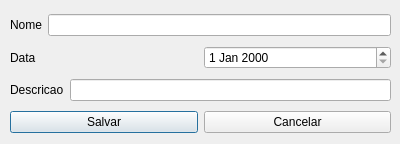
<?xml version="1.0" encoding="UTF-8"?>
<ui version="4.0">
 <class>fm_novo</class>
 <widget class="QDialog" name="fm_novo">
  <property name="geometry">
   <rect>
    <x>0</x>
    <y>0</y>
    <width>400</width>
    <height>144</height>
   </rect>
  </property>
  <property name="windowTitle">
   <string>Dialog</string>
  </property>
  <widget class="QWidget" name="layoutWidget">
   <property name="geometry">
    <rect>
     <x>10</x>
     <y>10</y>
     <width>381</width>
     <height>129</height>
    </rect>
   </property>
   <layout class="QVBoxLayout" name="verticalLayout">
    <item>
     <layout class="QHBoxLayout" name="horizontalLayout">
      <item>
       <widget class="QLabel" name="label">
        <property name="text">
         <string>Nome</string>
        </property>
       </widget>
      </item>
      <item>
       <widget class="QLineEdit" name="txt_nome"/>
      </item>
     </layout>
    </item>
    <item>
     <layout class="QHBoxLayout" name="horizontalLayout_2">
      <item>
       <widget class="QLabel" name="label_2">
        <property name="text">
         <string>Data</string>
        </property>
       </widget>
      </item>
      <item>
       <widget class="QDateEdit" name="date_compromisso"/>
      </item>
     </layout>
    </item>
    <item>
     <layout class="QHBoxLayout" name="horizontalLayout_3">
      <item>
       <widget class="QLabel" name="label_3">
        <property name="text">
         <string>Descricao</string>
        </property>
       </widget>
      </item>
      <item>
       <widget class="QLineEdit" name="txt_descricao"/>
      </item>
     </layout>
    </item>
    <item>
     <layout class="QHBoxLayout" name="horizontalLayout_4">
      <item>
       <widget class="QPushButton" name="btn_gravar">
        <property name="text">
         <string>Salvar</string>
        </property>
       </widget>
      </item>
      <item>
       <widget class="QPushButton" name="btn_cancelar">
        <property name="text">
         <string>Cancelar</string>
        </property>
       </widget>
      </item>
     </layout>
    </item>
   </layout>
  </widget>
 </widget>
 <resources/>
 <connections/>
</ui>
